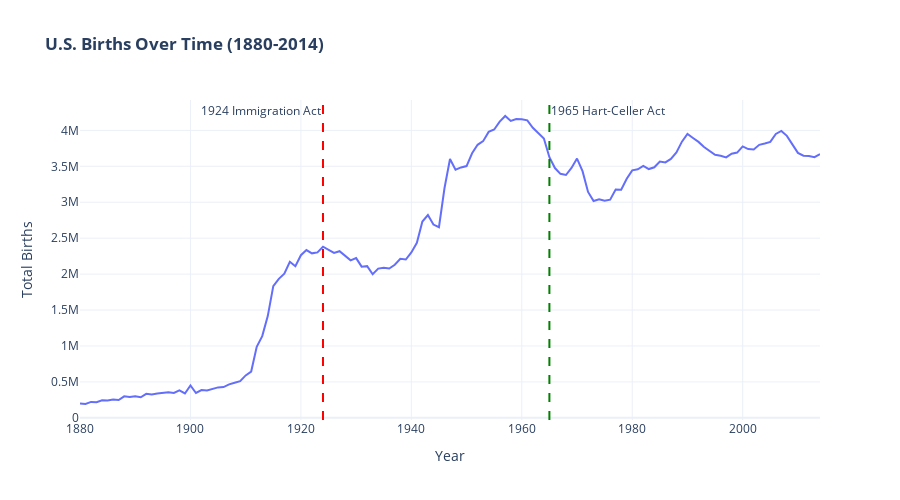

The code cell stored with this chart in its notebook:
### Code cell
# Births over time
births_by_year = df.groupby('Year')['Count'].sum().reset_index()
births_by_year.columns = ['Year', 'Total_Births']

fig = px.line(births_by_year, x='Year', y='Total_Births',
              title='<b>U.S. Births Over Time (1880-2014)</b>',
              labels={'Total_Births': 'Total Births'},
              template='plotly_white')

# Add key immigration policy dates
fig.add_vline(x=1924, line_dash="dash", line_color="red", line_width=2,
              annotation_text="1924 Immigration Act", annotation_position="top left")
fig.add_vline(x=1965, line_dash="dash", line_color="green", line_width=2,
              annotation_text="1965 Hart-Celler Act", annotation_position="top right")

fig.update_layout(height=500, hovermode='x unified')
fig.show()

print("\nNote: The dips correspond to the Great Depression and World Wars.")

### Figure 1 — Plotly figure (JSON) as saved in the notebook; plotly's stock layout.template omitted (floating-point values rounded to 4 significant figures; data arrays with more than 128 entries replaced by an {"elided": "..."} marker saying what was removed)
{"data": [{"hovertemplate": "Year=%{x}<br>Total Births=%{y}<extra></extra>", "legendgroup": "", "line": {"color": "#636efa", "dash": "solid"}, "marker": {"symbol": "circle"}, "mode": "lines", "name": "", "orientation": "v", "showlegend": false, "type": "scatter", "x": {"elided": "135 int values"}, "xaxis": "x", "y": {"elided": "135 int values"}, "yaxis": "y"}], "layout": {"annotations": [{"showarrow": false, "text": "1924 Immigration Act", "x": 1924, "xanchor": "right", "xref": "x", "y": 1, "yanchor": "top", "yref": "y domain"}, {"showarrow": false, "text": "1965 Hart-Celler Act", "x": 1965, "xanchor": "left", "xref": "x", "y": 1, "yanchor": "top", "yref": "y domain"}], "height": 500, "hovermode": "x unified", "legend": {"tracegroupgap": 0}, "shapes": [{"line": {"color": "red", "dash": "dash", "width": 2}, "type": "line", "x0": 1924, "x1": 1924, "xref": "x", "y0": 0, "y1": 1, "yref": "y domain"}, {"line": {"color": "green", "dash": "dash", "width": 2}, "type": "line", "x0": 1965, "x1": 1965, "xref": "x", "y0": 0, "y1": 1, "yref": "y domain"}], "title": {"text": "<b>U.S. Births Over Time (1880-2014)</b>"}, "xaxis": {"anchor": "y", "domain": [0, 1], "title": {"text": "Year"}}, "yaxis": {"anchor": "x", "domain": [0, 1], "title": {"text": "Total Births"}}}}
